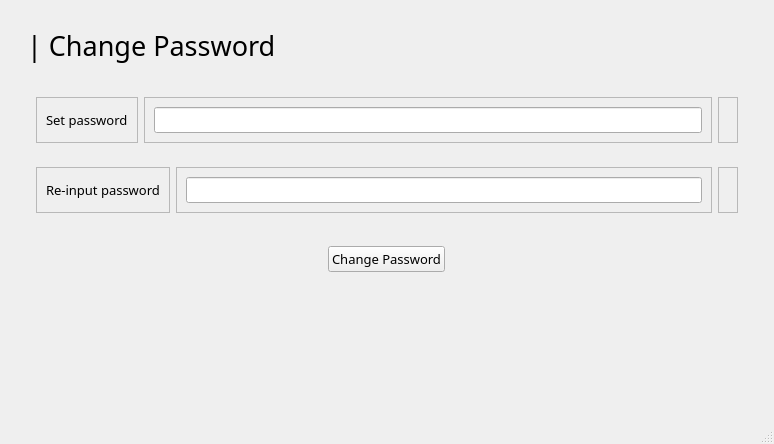
<?xml version="1.0" encoding="UTF-8"?>
<ui version="4.0">
 <class>MainWindow</class>
 <widget class="QMainWindow" name="MainWindow">
  <property name="geometry">
   <rect>
    <x>0</x>
    <y>0</y>
    <width>774</width>
    <height>444</height>
   </rect>
  </property>
  <property name="windowTitle">
   <string>MainWindow</string>
  </property>
  <widget class="QWidget" name="centralwidget">
   <layout class="QVBoxLayout" name="verticalLayout">
    <item alignment="Qt::AlignTop">
     <widget class="QWidget" name="widget" native="true">
      <property name="font">
       <font>
        <family>Sans Serif Collection</family>
        <pointsize>10</pointsize>
       </font>
      </property>
      <layout class="QVBoxLayout" name="verticalLayout_2">
       <item>
        <widget class="QWidget" name="widget_2" native="true">
         <layout class="QVBoxLayout" name="verticalLayout_3">
          <item>
           <widget class="QLabel" name="label">
            <property name="font">
             <font>
              <family>Sans Serif Collection</family>
              <pointsize>20</pointsize>
             </font>
            </property>
            <property name="text">
             <string>| Change Password</string>
            </property>
           </widget>
          </item>
         </layout>
        </widget>
       </item>
       <item>
        <widget class="QWidget" name="widget_3" native="true">
         <layout class="QVBoxLayout" name="verticalLayout_4">
          <item>
           <widget class="QWidget" name="widget_5" native="true">
            <layout class="QHBoxLayout" name="horizontalLayout">
             <item>
              <widget class="QFrame" name="frame_3">
               <property name="frameShape">
                <enum>QFrame::StyledPanel</enum>
               </property>
               <property name="frameShadow">
                <enum>QFrame::Raised</enum>
               </property>
               <layout class="QVBoxLayout" name="verticalLayout_8">
                <item>
                 <widget class="QLabel" name="label_2">
                  <property name="text">
                   <string>Set password</string>
                  </property>
                 </widget>
                </item>
               </layout>
              </widget>
             </item>
             <item>
              <widget class="QFrame" name="frame_2">
               <property name="frameShape">
                <enum>QFrame::StyledPanel</enum>
               </property>
               <property name="frameShadow">
                <enum>QFrame::Raised</enum>
               </property>
               <layout class="QVBoxLayout" name="verticalLayout_7">
                <item>
                 <widget class="QLineEdit" name="lineEdit"/>
                </item>
               </layout>
              </widget>
             </item>
             <item>
              <widget class="QFrame" name="frame">
               <property name="frameShape">
                <enum>QFrame::StyledPanel</enum>
               </property>
               <property name="frameShadow">
                <enum>QFrame::Raised</enum>
               </property>
               <layout class="QVBoxLayout" name="verticalLayout_6"/>
              </widget>
             </item>
            </layout>
           </widget>
          </item>
          <item>
           <widget class="QWidget" name="widget_6" native="true">
            <layout class="QHBoxLayout" name="horizontalLayout_2">
             <item>
              <widget class="QFrame" name="frame_6">
               <property name="frameShape">
                <enum>QFrame::StyledPanel</enum>
               </property>
               <property name="frameShadow">
                <enum>QFrame::Raised</enum>
               </property>
               <layout class="QVBoxLayout" name="verticalLayout_9">
                <item>
                 <widget class="QLabel" name="label_3">
                  <property name="text">
                   <string>Re-input password</string>
                  </property>
                 </widget>
                </item>
               </layout>
              </widget>
             </item>
             <item>
              <widget class="QFrame" name="frame_5">
               <property name="frameShape">
                <enum>QFrame::StyledPanel</enum>
               </property>
               <property name="frameShadow">
                <enum>QFrame::Raised</enum>
               </property>
               <layout class="QVBoxLayout" name="verticalLayout_10">
                <item>
                 <widget class="QLineEdit" name="lineEdit_2"/>
                </item>
               </layout>
              </widget>
             </item>
             <item>
              <widget class="QFrame" name="frame_4">
               <property name="frameShape">
                <enum>QFrame::StyledPanel</enum>
               </property>
               <property name="frameShadow">
                <enum>QFrame::Raised</enum>
               </property>
               <layout class="QVBoxLayout" name="verticalLayout_11"/>
              </widget>
             </item>
            </layout>
           </widget>
          </item>
         </layout>
        </widget>
       </item>
       <item>
        <widget class="QWidget" name="widget_4" native="true">
         <layout class="QVBoxLayout" name="verticalLayout_5">
          <item alignment="Qt::AlignHCenter">
           <widget class="QPushButton" name="pushButton">
            <property name="text">
             <string>Change Password</string>
            </property>
           </widget>
          </item>
         </layout>
        </widget>
       </item>
      </layout>
     </widget>
    </item>
   </layout>
  </widget>
  <widget class="QStatusBar" name="statusbar"/>
 </widget>
 <resources/>
 <connections/>
</ui>
